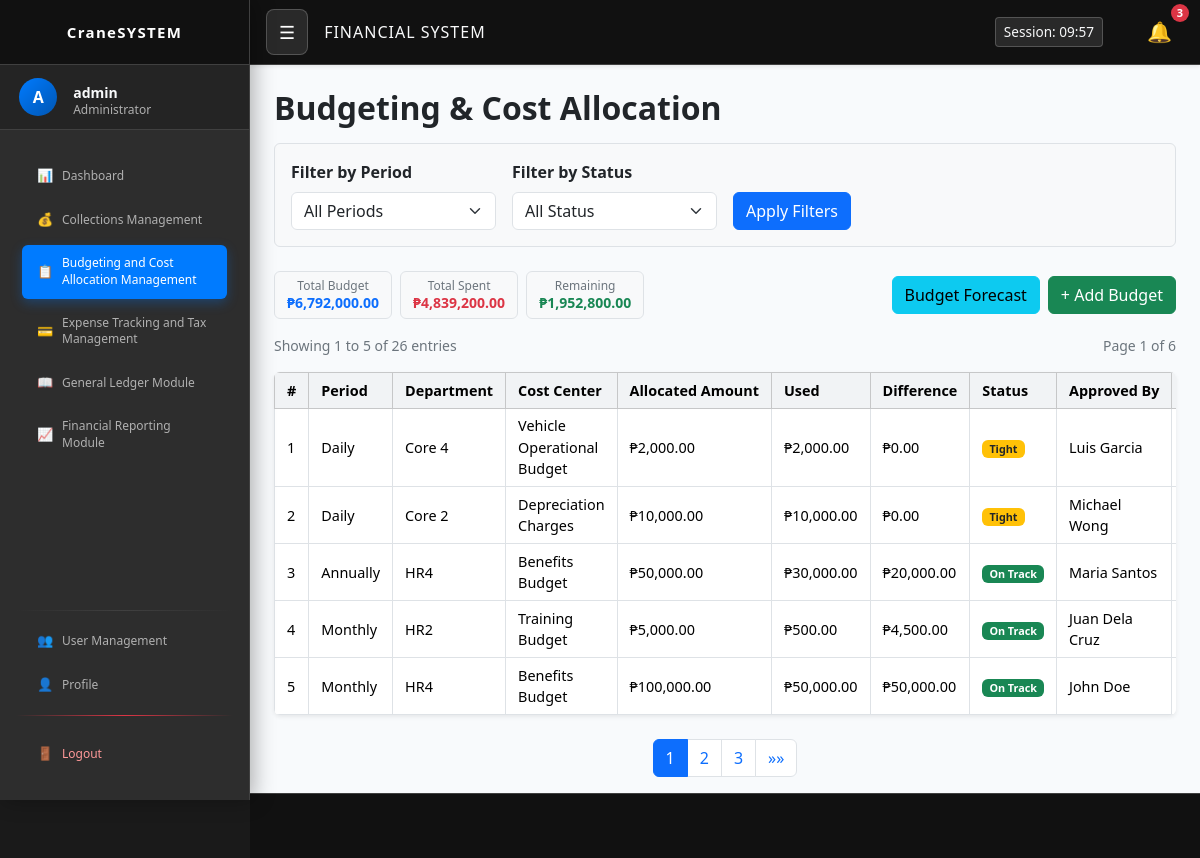
The page /financial_budgeting.php (signed in) on the database its author committed.
### tables this page shows
CREATE TABLE `budgets` (
  `id` int(11) NOT NULL,
  `period` enum('Annually','Monthly','Daily') NOT NULL,
  `department` varchar(100) NOT NULL,
  `cost_center` varchar(120) NOT NULL,
  `amount_allocated` decimal(12,2) NOT NULL,
  `amount_used` decimal(12,2) NOT NULL DEFAULT 0.00,
  `approved_by` varchar(120) DEFAULT NULL,
  `approval_status` enum('Pending','Approved','Rejected') DEFAULT 'Pending',
  `description` text DEFAULT NULL,
  `created_at` timestamp NOT NULL DEFAULT current_timestamp(),
  `updated_at` timestamp NOT NULL DEFAULT current_timestamp() ON UPDATE current_timestamp()
);

### financial_budgeting.php (the view, shortened to what this page needs)
<?php
require_once 'db.php';
require_once 'financial_budgeting_pagination.php';
$recordsPerPage = 5;
$currentPage = isset($_GET['page']) ? max(1, intval($_GET['page'])) : 1;
$filterPeriod = isset($_GET['filter_period']) ? trim($_GET['filter_period']) : '';
$filterStatus = isset($_GET['filter_status']) ? trim($_GET['filter_status']) : '';
function getBudgetStatus($allocated, $used) {
    $diff = (float)$allocated - (float)$used;
    $percentage = $allocated > 0 ? ($diff / (float)$allocated) : 1;
    if ($diff < 0) {
        return 'overspent';
    } elseif ($percentage < 0.05) {
        return 'tight';
    } else {
        return 'on_track';
    }
}
$sql = "SELECT id, period, department, cost_center, amount_allocated, amount_used, approved_by, approval_status, description, created_at
        FROM budgets";
$sql .= " ORDER BY created_at DESC";
try {
    $stmt = $conn->prepare($sql);
    $stmt->execute();
    $result = $stmt->get_result();
    $allRows = $result->fetch_all(MYSQLI_ASSOC);
} catch (Exception $e) {
    die("Database query failed: " . $e->getMessage());
}
$filteredRows = $allRows;
$totalRecords = count($filteredRows);
$pagination = calculatePagination($totalRecords, $recordsPerPage, $currentPage);
$rows = array_slice($filteredRows, $pagination['offset'], $recordsPerPage);
try {
    $sumSql = "SELECT
                COALESCE(SUM(amount_allocated),0) AS total_budget,
                COALESCE(SUM(amount_used),0) AS total_used,
                COALESCE(SUM(amount_allocated - amount_used),0) AS total_remaining
               FROM budgets";
    $sumStmt = $conn->prepare($sumSql);
    $sumStmt->execute();
    $summaryResult = $sumStmt->get_result();
    $summaryData = $summaryResult->fetch_assoc();
    if ($filterStatus !== '') {
        $summary = [
            'total_budget' => array_sum(array_column($filteredRows, 'amount_allocated')),
            'total_used' => array_sum(array_column($filteredRows, 'amount_used')),
            'total_remaining' => 0
        ];
        $summary['total_remaining'] = $summary['total_budget'] - $summary['total_used'];
    } else {
        $summary = $summaryData;
    }
} catch (Exception $e) {
    $summary = [
        'total_budget' => 0,
        'total_used' => 0,
        'total_remaining' => 0
    ];
    error_log("Summary query error: " . $e->getMessage());
}
function peso($n) {
  return '₱' . number_format((float)$n, 2);
}
$paginationInfo = getPaginationInfo($pagination['current_page'], $recordsPerPage, $totalRecords, count($rows));
?>
<!DOCTYPE html>
<html lang="en">
<head>
  <link href="https://cdn.jsdelivr.net/npm/bootstrap@5.3.3/dist/css/bootstrap.min.css" rel="stylesheet" />
  <link rel="stylesheet" href="css/style.css" />
</head>
<body>
<?php include 'sidebar_navbar.php'; ?>
<div class="main-content">
  <div class="container-fluid mt-4 px-4">
    <h2 class="fw-bold mb-3">Budgeting & Cost Allocation</h2>
    <div class="filter-section">
      <form class="row g-3 align-items-end" method="get">
        <div class="col-md-3">
          <label for="filter_period" class="form-label fw-semibold">Filter by Period</label>
          <select class="form-select" id="filter_period" name="filter_period">
            <option value="">All Periods</option>
          </select>
        </div>
        <div class="col-md-3">
          <label for="filter_status" class="form-label fw-semibold">Filter by Status</label>
          <select class="form-select" id="filter_status" name="filter_status">
            <option value="">All Status</option>
          </select>
        </div>
        <div class="col-md-6">
          <div class="d-flex gap-2">
            <button class="btn btn-primary" type="submit">Apply Filters</button>
          </div>
        </div>
      </form>
    </div>
    <div class="d-flex justify-content-between align-items-center mb-3 flex-wrap gap-3">
      <div class="d-flex gap-2">
        <div class="summary-card">
          <div class="summary-label">Total Budget</div>
          <div class="summary-value text-primary"><?= peso($summary['total_budget']) ?></div>
        </div>
        <div class="summary-card">
          <div class="summary-label">Total Spent</div>
          <div class="summary-value text-danger"><?= peso($summary['total_used']) ?></div>
        </div>
        <div class="summary-card">
          <div class="summary-label">Remaining</div>
          <div class="summary-value text-success"><?= peso($summary['total_remaining']) ?></div>
        </div>
      </div>
      <div class="d-flex align-items-center gap-2">
        <button class="btn btn-info" type="button" data-bs-toggle="modal" data-bs-target="#budgetForecastModal">Budget Forecast</button>
        <button class="btn btn-success" type="button" data-bs-toggle="modal" data-bs-target="#addBudgetModal">+ Add Budget</button>
      </div>
    </div>
    <?php if ($totalRecords > 0): ?>
    <div class="d-flex justify-content-between align-items-center mb-3">
      <div class="pagination-info">
        Showing <?= $paginationInfo['start'] ?> to <?= $paginationInfo['end'] ?> of <?= $paginationInfo['total'] ?> entries
      </div>
      <div class="pagination-info">
        Page <?= $pagination['current_page'] ?> of <?= $pagination['total_pages'] ?>
      </div>
    </div>
    <?php endif; ?>
    <div class="table-responsive shadow-sm rounded">
      <table class="table table-bordered table-hover align-middle mb-0">
        <thead class="table-light">
          <tr>
            <th>#</th>
            <th>Period</th>
            <th>Department</th>
            <th>Cost Center</th>
            <th>Allocated Amount</th>
            <th>Used</th>
            <th>Difference</th>
            <th>Status</th>
            <th>Approved By</th>
            <th>Actions</th>
          </tr>
        </thead>
        <tbody>
        <?php if(empty($rows)): ?>
          <tr><td colspan="10" class="text-center text-muted py-4">
            <?php if ($filterPeriod !== '' || $filterStatus !== ''): ?>
              No budgets found matching your filter criteria.
            <?php else: ?>
              No budgets found. Add one to get started.
            <?php endif; ?>
          </td></tr>
        <?php else: ?>
          <?php foreach($rows as $index => $r):
              $globalIndex = $pagination['offset'] + $index + 1;
              $diff = (float)$r['amount_allocated'] - (float)$r['amount_used'];
              $status = getBudgetStatus($r['amount_allocated'], $r['amount_used']);
              if ($status === 'overspent') {
                $statusBadge = '<span class="badge bg-danger">Overspent</span>';
              } elseif ($status === 'tight') {
                $statusBadge = '<span class="badge bg-warning text-dark">Tight</span>';
              } else {
                $statusBadge = '<span class="badge bg-success">On Track</span>';
              }
          ?>
            <tr>
              <td><?= $globalIndex ?></td>
              <td><?= htmlspecialchars($r['period']) ?></td>
              <td><?= htmlspecialchars($r['department']) ?></td>
              <td><?= htmlspecialchars($r['cost_center']) ?></td>
              <td><?= peso($r['amount_allocated']) ?></td>
              <td><?= peso($r['amount_used']) ?></td>
              <td><?= ($diff<0?'-':'') . peso(abs($diff)) ?></td>
              <td><?= $statusBadge ?></td>
              <td><?= htmlspecialchars($r['approved_by']) ?></td>
              <td>
              </td>
            </tr>
          <?php endforeach; ?>
        <?php endif; ?>
        </tbody>
      </table>
    </div>
    <?php
    if ($totalRecords > 0) {
        $queryParams = [];
        echo generatePagination($pagination['current_page'], $pagination['total_pages'], 'financial_budgeting.php', $queryParams);
    }
    ?>
  </div>
</div>
</html>

### css/style.css (style rules this page uses)
body { background-color: #f8fafc; font-family: 'Segoe UI', sans-serif; margin: 0; padding: 0; }
.table-responsive > table.table { font-size: 0.9rem; }
.table-responsive > table.table thead th, .table-responsive > table.table tbody td { padding: 0.4rem 0.75rem; }
.table > thead > tr > th, .table > tbody > tr > td { vertical-align: middle; padding: 0.5rem 0.75rem; }
.table th { background-color: #f1f3f5; }
.table td, .table th { vertical-align: middle; }

### financial_budgeting.php (style rules this page uses)
.table thead th { white-space: nowrap; }
.summary-card { background: #f8f9fa; border: 1px solid #dee2e6; border-radius: 0.375rem; padding: 0.5rem 0.75rem; text-align: center; min-width: 100px; max-width: 120px; }
.summary-label { font-size: 0.75rem; color: #6c757d; font-weight: 500; margin-bottom: 0.25rem; line-height: 1; }
.summary-value { font-size: 0.875rem; font-weight: 600; line-height: 1; }
.pagination-info { font-size: 0.875rem; color: #6c757d; }
.filter-section { background: #f8f9fa; border: 1px solid #dee2e6; border-radius: 0.375rem; padding: 1rem; margin-bottom: 1.5rem; }

### sidebar_navbar.php (style rules this page uses)
:root { --dark-bg: #1a1a1a; --darker-bg: #111111; --sidebar-bg: #2d2d2d; --sidebar-hover: #3d3d3d; --text-light: #ffffff; --text-muted: #b0b0b0; --accent-color: #007bff; --accent-hover: #0056b3; --border-color: #404040; --navbar-height: 65px; }
body { background-color: var(--dark-bg) !important; }
.main-content { margin-left: 250px; padding-top: 65px; padding-bottom: 65px; transition: margin-left 0.3s ease; background-color: #f8fafc !important; min-height: 100vh; box-sizing: border-box; }

### rows shown on the page
budgets: globalIndex "1", period "Daily", department "Core 4", cost_center "Vehicle Operational Budget", amount_allocated "₱2,000.00", amount_used "₱2,000.00", peso(abs($diff)) "₱0.00", shows "Tight", approved_by "Luis Garcia"
budgets: globalIndex "2", period "Daily", department "Core 2", cost_center "Depreciation Charges", amount_allocated "₱10,000.00", amount_used "₱10,000.00", peso(abs($diff)) "₱0.00", shows "Tight", approved_by "Michael Wong"
budgets: globalIndex "3", period "Annually", department "HR4", cost_center "Benefits Budget", amount_allocated "₱50,000.00", amount_used "₱30,000.00", peso(abs($diff)) "₱20,000.00", shows "On Track", approved_by "Maria Santos"
budgets: globalIndex "4", period "Monthly", department "HR2", cost_center "Training Budget", amount_allocated "₱5,000.00", amount_used "₱500.00", peso(abs($diff)) "₱4,500.00", shows "On Track", approved_by "Juan Dela Cruz"
budgets: globalIndex "5", period "Monthly", department "HR4", cost_center "Benefits Budget", amount_allocated "₱100,000.00", amount_used "₱50,000.00", peso(abs($diff)) "₱50,000.00", shows "On Track", approved_by "John Doe"

### other values the page prints
$profile_initial "A"
$username "admin"
$role_display "Administrator"
peso($summary['total_budget']) "₱6,792,000.00"
peso($summary['total_used']) "₱4,839,200.00"
peso($summary['total_remaining']) "₱1,952,800.00"
$paginationInfo['start'] "1"
$paginationInfo['end'] "5"
$paginationInfo['total'] "26"
$pagination['current_page'] "1"
$pagination['total_pages'] "6"
$page "1"
$page "2"
$page "3"
